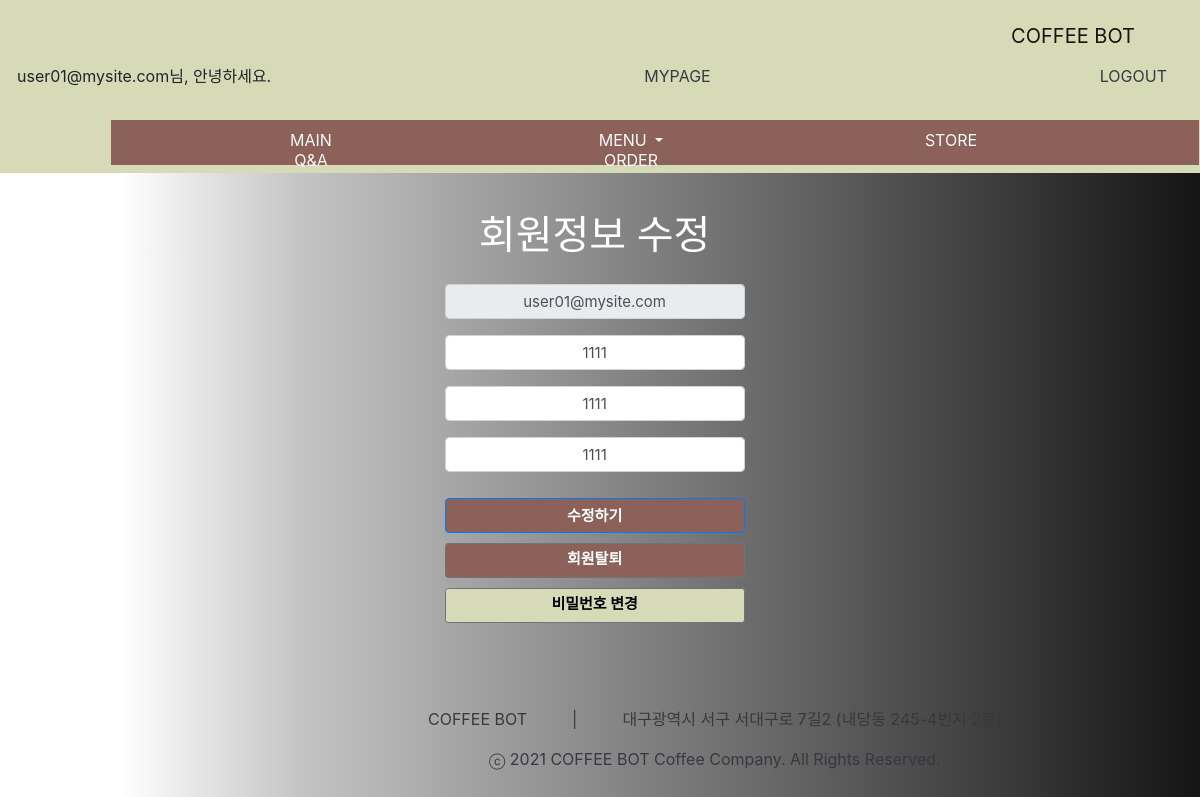
/auth/mypage/ (signed in), run on the app's committed database.
### pybo/models.py (models this page shows)
class Users(db.Model):
    userId = db.Column(db.Integer, primary_key=True)
    password = db.Column(db.String(30), nullable=False)
    email = db.Column(db.String(50), nullable=False)
    name = db.Column(db.String(50), nullable=False)
    address = db.Column(db.String(200), nullable=False)
    phone = db.Column(db.String(30), nullable=False)

### pybo/views/auth_views.py (the view)
@bp.route('/mypage/', methods=('GET', 'POST'))
@login_required
def mypage():
    if request.method == 'GET':
        global user
        user = Users.query.filter_by(email=session.get('user_id')).first()
    return render_template('auth/mypage.html', form=request, user=user)

### pybo/views/auth_views.py (called while the page is built)
@bp.before_app_request
def load_logged_in_user():
    user_id = session.get('user_id')
    if user_id is None:
        g.user = None
    else:
        g.user = Users.query.get(user_id)

def login_required(view):
    @functools.wraps(view)
    def wrapped_view(**kwargs):
        user = session.get('user_id')
        if user is None:
            return redirect(url_for('auth.login'))
        return view(**kwargs)
    return wrapped_view

### pybo/templates/auth/mypage.html (shortened to what this page needs)
<!DOCTYPE html>
<html lang="en">
<head>
</head>
<body>
{% extends "base.html" %}
{% block content %}
<link rel="stylesheet" href="{{ url_for('static', filename='mypage.css') }}">
<div class="container my-3">
    <form action="/auth/mypage/modify" method="POST" class="post-form">
        <div class="mypage-main">
            <label><h1>회원정보 수정</h1></label>
            <div class="form-group">
                <input type="text" class="form-control" name="email" id="email"
                       value="{{ user.email }}" disabled>
            </div>
            <div class="form-group">
                <input type="text" class="form-control" name="name" id="name"
                       value="{{ user.name }}" placeholder="이름">
            </div>
            <div class="form-group">
                <input type="text" class="form-control" name="address" id="address"
                       value="{{ user.address }}" placeholder="주소">
            </div>
            <div class="form-group">
                <input type="text" class="form-control" name="phone" id="phone"
                       value="{{ user.phone }}" placeholder="휴대폰">
            </div>
            <button type="submit" class="btn btn-primary" id="btn1">수정하기</button>
            <br>
            <a href="#" class="delete btn btn-sm btn-outline-secondary "
               data-uri="{{ url_for('auth.delete', email=user.email) }}" id="btn2">회원탈퇴</a>
            <br>
            <a href="/auth/changePassword/" class="pass btn btn-sm btn-outline-secondary" id="btn3">비밀번호 변경</a>
        </div>
    </form>
</div>
{% endblock %}

### pybo/templates/navbar.html (shortened to what this page needs)
<!DOCTYPE html>
<html lang="en">
<head>
    <link rel="stylesheet" href="{{ url_for('static', filename='bootstrap.min.css') }}">
    <link rel="stylesheet" href="{{ url_for('static', filename='style.css') }}">
</head>
<nav class="navbar navbar-inverse navbar-fixed-top">
    <div id="menu1">
        <div class="row">
            <nav class="navbar navbar-light bg-#fff">
                <a class="navbar-brand mr-5" href="{{ url_for('main.index') }}">COFFEE BOT</a>
                {% if session.get('user_id') %}
                {{ session.get('user_id') }}님, 안녕하세요.
                <a class="nav-link text-dark" href="{{ url_for('auth.mypage') }}">MYPAGE</a>
                <a class="nav-link text-dark" href="{{ url_for('auth.logout') }}">LOGOUT</a>
                {% else %}
                <div id="space2"></div>
                <a class="nav-link text-dark" href="{{ url_for('auth.signup') }}">JOIN</a>
                <a class="nav-link text-dark" href="{{ url_for('auth.login') }}">LOGIN</a>
                {% endif %}
            </nav>
        </div>
    </div>
</nav>
</html>

### pybo/static/style.css (style rules this page uses)
.navbar { background-color: #D7DAB7; }

### pybo/static/mypage.css (style rules this page uses)
body { padding-top: 7%; margin: 0; width: 100vw; height: 100vh; background: linear-gradient( to right, rgba(20, 20, 20, 0) 10%, rgba(20, 20, 20, 0.25) 25%, rgba(20, 20, 20, 0.5) 50%, rgba(20, 20, 20, 0.75) 75%, rgba(20, 20, 20, 1) 100% ), url(https://images.unsplash.com/photo-1493925410384-84f842e616fb?ixid=MnwxMjA3fDB8MHxwaG90by1wYWdlfHx8fGVufDB8fHx8&ixlib=rb-1.2.1&auto=format&fit=crop&w=701&q=80); background-size: cover; }
h1 { height: 35px; width: 300px; text-align: center; color: #fff; margin-bottom: 30px; }
.mypage-main { padding-left: 36%; padding-top: 10%; }
#name { height: 35px; width: 300px; text-align: center; font-size: 15px; }
#email { height: 35px; width: 300px; text-align: center; font-size: 15px; }
#address { height: 35px; width: 300px; text-align: center; font-size: 15px; }
#phone { height: 35px; width: 300px; text-align: center; font-size: 15px; }
#btn1 { height: 35px; width: 300px; text-align: center; font-size: 15px; margin-top: 10px; background-color: #8C615A; color: #fff; font-weight: bolder; }
#btn2 { height: 35px; width: 300px; text-align: center; font-size: 15px; margin-top: 10px; background-color: #8C615A; color: #fff; font-weight: bolder; }
#btn3 { height: 35px; width: 300px; text-align: center; font-size: 15px; margin-top: 10px; background-color: #D7DAB7; color: #000; font-weight: bolder; }

### data on the page
Users: get "user01@mysite.com", email "user01@mysite.com", name "1111", address "1111", phone "1111"
